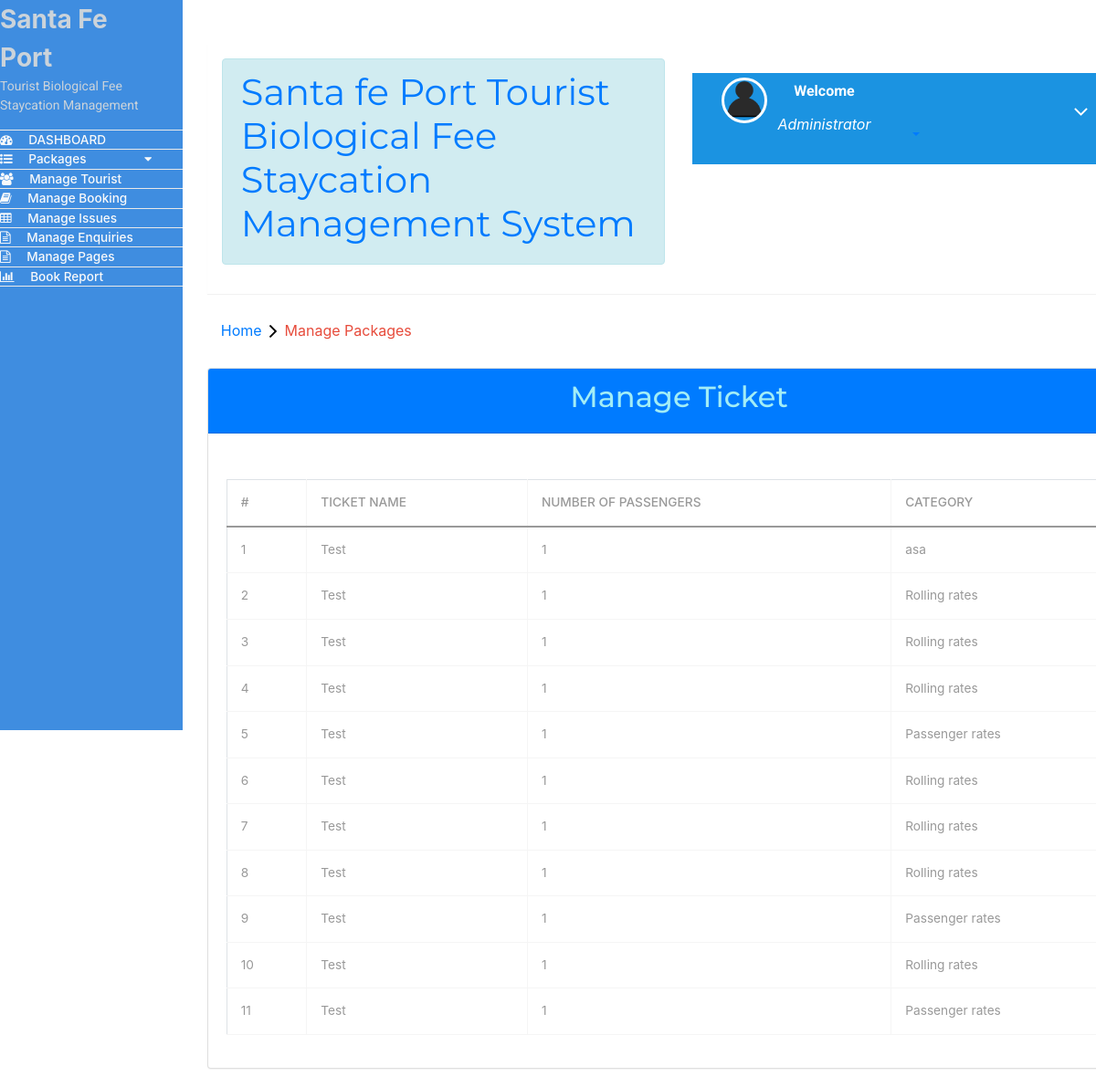
Page /admin/mange_ticket.php (signed in) on the earlier database version.
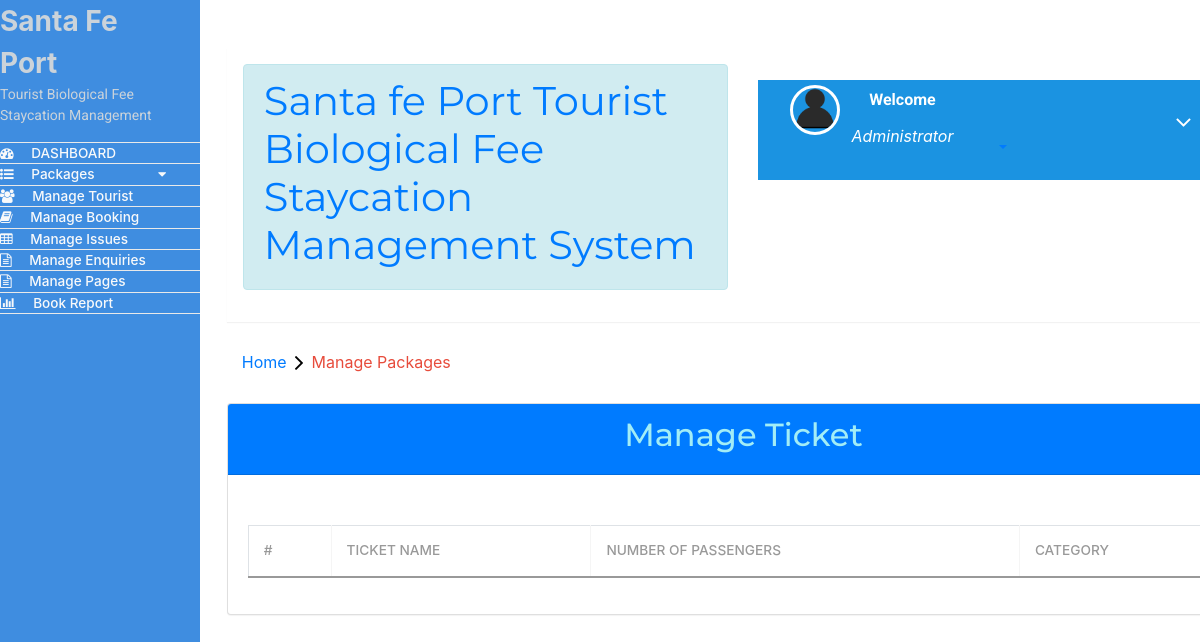
Same page on the later database version.
### tables this page shows
CREATE TABLE `ticker` (
  `id` int(11) NOT NULL,
  `name` varchar(100) NOT NULL,
  `status` varchar(50) NOT NULL,
  `number_of_passengers` int(11) NOT NULL DEFAULT 1,
  `ticket_category_id` int(11) DEFAULT NULL,
  `date` date DEFAULT current_timestamp()
);

CREATE TABLE `ticket_category` (
  `id` int(11) NOT NULL,
  `name` varchar(100) NOT NULL,
  `description` text DEFAULT NULL,
  `rate` decimal(10,2) NOT NULL,
  `isActive` tinyint(1) NOT NULL DEFAULT 1
);

### admin/mange_ticket.php (the view, shortened to what this page needs)
<?php session_start();
include ('includes/config.php');
if (strlen($_SESSION['alogin']) == 0) {
    header('location:index.php');
} else {
    $sql = "SELECT ticker.id, ticker.name AS ticket_name, ticker.status, ticker.number_of_passengers, ticket_Category.name AS category_name
FROM ticker
LEFT JOIN ticket_Category ON ticker.ticket_category_id = ticket_Category.id";
    $query = $dbh->prepare($sql);
    $query->execute();
    $tickets = $query->fetchAll(PDO::FETCH_ASSOC);
    ?>
    <!DOCTYPE HTML>
    <html>
    <head>
        <link href="css/bootstrap.min.css" rel='stylesheet' type='text/css' />
        <link href="css/style.css" rel='stylesheet' type='text/css' />
        <link rel="stylesheet" href="css/morris.css" type="text/css" />
        <link href="css/font-awesome.css" rel="stylesheet">
        <link rel="stylesheet" type="text/css" href="css/table-style.css" />
        <link rel="stylesheet" type="text/css" href="css/basictable.css" />
        <link href="https://cdn.jsdelivr.net/npm/bootstrap@5.0.2/dist/css/bootstrap.min.css" rel="stylesheet"
>
        <link rel="stylesheet" href="https://maxcdn.bootstrapcdn.com/bootstrap/4.5.2/css/bootstrap.min.css">
        <link rel="stylesheet" href="css/icon-font.min.css" type='text/css' />
    </head>
    <body>
        <div class="page-container">
            <div class="left-content">
                <div class="mother-grid-inner">
                    <?php include ('includes/header.php'); ?>
                </div>
                <ol class="breadcrumb">
                    <li class="breadcrumb-item"><a href="index.html">Home</a><i class="fa fa-angle-right"></i>Manage
                        Packages</li>
                </ol>
                <div class="agile-grids">
                    <div class="card">
                        <div class="card-header text-center bg-primary">
                            <h2>Manage Ticket </h2>
                        </div>
                        <div class="card-body">
                            <table class="table table-bordered">
                                <thead>
                                    <tr>
                                        <th>#</th>
                                        <th>Ticket Name</th>
                                        <th>Number of Passengers</th>
                                        <th>Category</th>
                                    </tr>
                                </thead>
                                <tbody>
                                    <?php foreach ($tickets as $index => $ticket) { ?>
                                        <tr>
                                            <td><?php echo $index + 1; ?></td>
                                            <td><?php echo htmlentities($ticket['ticket_name']); ?></td>
                                            <td><?php echo htmlentities($ticket['number_of_passengers']); ?></td>
                                            <td><?php echo htmlentities($ticket['category_name']); ?></td>
                                        </tr>
                                    <?php } ?>
                                </tbody>
                            </table>
                        </div>
                    </div>
                    <?php include ('includes/footer.php'); ?>
            <?php include ('includes/sidebarmenu.php'); ?>
    </body>
    </html>
<?php } ?>

Differences in the rows shown:
removed ticker: name "Test", number_of_passengers "1", ticket_category.name "asa"
removed ticker: name "Test", number_of_passengers "1", ticket_category.name "Rolling rates"
removed ticker: name "Test", number_of_passengers "1", ticket_category.name "Rolling rates"
removed ticker: name "Test", number_of_passengers "1", ticket_category.name "Rolling rates"
removed ticker: name "Test", number_of_passengers "1", ticket_category.name "Passenger rates"
removed ticker: name "Test", number_of_passengers "1", ticket_category.name "Rolling rates"
removed ticker: name "Test", number_of_passengers "1", ticket_category.name "Rolling rates"
removed ticker: name "Test", number_of_passengers "1", ticket_category.name "Rolling rates"
removed ticker: name "Test", number_of_passengers "1", ticket_category.name "Passenger rates"
removed ticker: name "Test", number_of_passengers "1", ticket_category.name "Rolling rates"
removed ticker: name "Test", number_of_passengers "1", ticket_category.name "Passenger rates"
